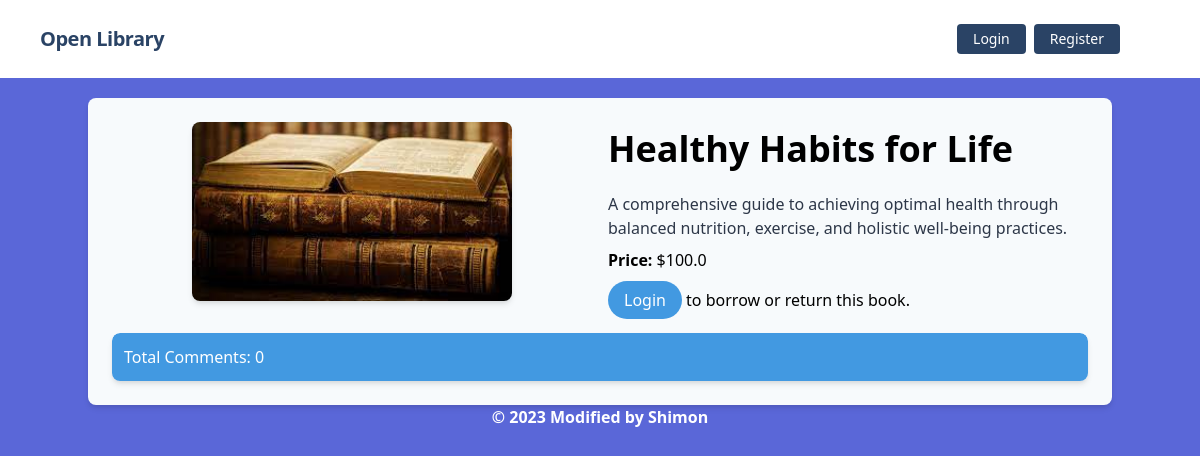
/books/book_detail/5/, run on an earlier commit of the app's database.
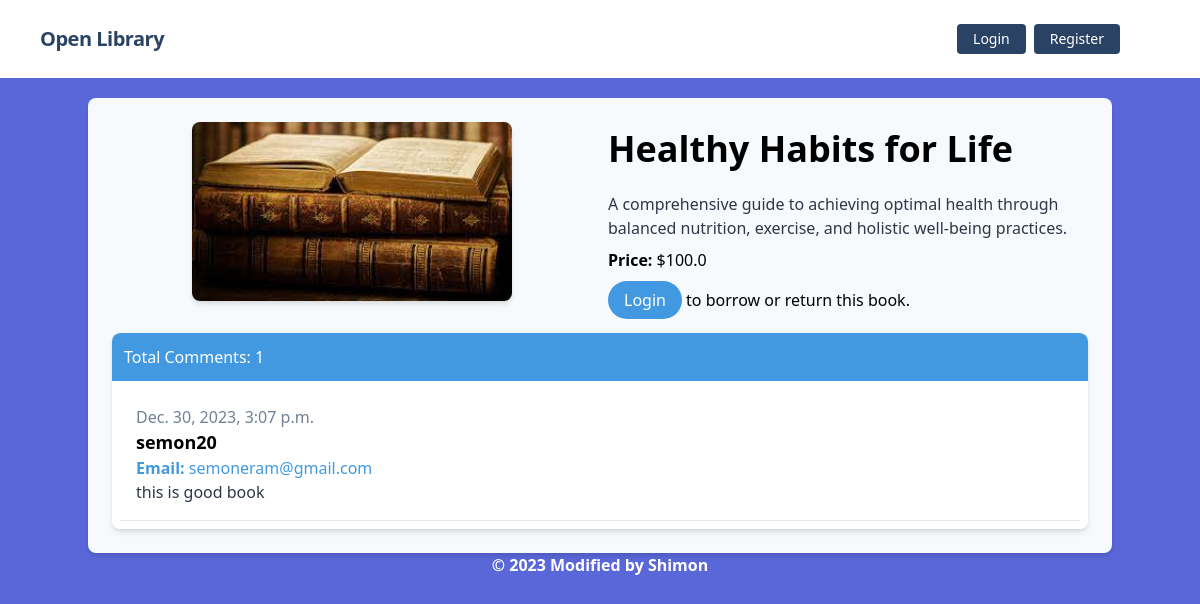
And on a later commit of the database.
### books/models.py (models this page shows, shortened)
class Book(models.Model):
    categories = models.CharField(max_length=50, choices=CATEGORY_CHOICES)
    title = models.CharField(max_length=100)
    description = models.TextField()
    image = models.ImageField(
        upload_to='books/media/uploads', blank=True, null=True)
    price = models.FloatField()
    borrowers = models.ManyToManyField(
        User, related_name='borrowed_books', blank=True)

class Comment(models.Model):
    book = models.ForeignKey(
        Book, on_delete=models.CASCADE, related_name='comments')
    user = models.ForeignKey(
        User, on_delete=models.CASCADE, null=True, blank=True)
    name = models.CharField(max_length=100)
    email = models.EmailField()
    body = models.TextField()
    created_on = models.DateTimeField(auto_now_add=True)
    class Meta:
        ordering = ['created_on']

### books/views.py (the view, shortened to what this page needs)
# urls.py: path('book_detail/<int:book_id>/', views.book_detail, name='book_detail'),
def book_detail(request, book_id):
    book = get_object_or_404(models.Book, id=book_id)
    user = request.user
    comments = models.Comment.objects.filter(book=book)
    comment_form = forms.CommentForm(initial={'user': user})
    return render(request, 'book_detail.html', {'book': book, 'comments': comments, 'comment_form': comment_form})

### books/templates/book_detail.html (shortened to what this page needs)
{% extends 'base.html' %}
{% load crispy_forms_tags %}
{% block content %}
<div class="container mt-5 bg-gray-100 p-6 rounded-lg shadow-md">
    <div class="md:flex">
        <div class="md:w-1/2 flex items-center justify-center mb-4">
            {% if book.image %}
                <img src="{{ book.image.url }}" alt="{{ book.name }} Image" class="w-full md:w-2/3 h-auto rounded-lg shadow-md">
            {% else %}
                <p>No image available.</p>
            {% endif %}
        </div>
        <div class="md:w-1/2 md:ml-4">
            <h1 class="text-4xl font-bold mb-4">{{ book.title }}</h1>
            <p class="text-gray-800">{{ book.description }}</p>
            <p class="mt-2"><strong>Price:</strong> ${{ book.price }}</p>
            {% if user.is_authenticated %}
                {% if user in book.borrowers.all %}
                    <form method="post" action="" class="mt-4">
                        {% csrf_token %}
                        <div class="text-center">
                            <button name="return_book" type="submit" class="bg-green-500 text-white px-4 py-2 rounded-full hover:bg-green-600">Return</button>
                        </div>
                    </form>
                {% else %}
                    <form method="post" action="" class="mt-4">
                        {% csrf_token %}
                        <div class="text-center">
                            <button name="borrow_now" type="submit" class="bg-blue-500 text-white px-4 py-2 rounded-full hover:bg-blue-600">Borrow Now</button>
                        </div>
                    </form>
                {% endif %}
            {% else %}
                <p class="mt-4"><a href="{% url 'login' %}" class="bg-blue-500 text-white px-4 py-2 rounded-full hover:bg-blue-600">Login</a> to borrow or return this book.</p>
            {% endif %}
        </div>
    </div>
    <div class="card mt-4 bg-white rounded-lg overflow-hidden shadow-md">
        <h5 class="p-3 bg-blue-500 text-white rounded-t-lg">Total Comments: {{ comments | length }}</h5>
        {% for comment in comments %}
            <div class="card-body border-b m-2 p-4">
                <h6 class="text-gray-600">{{ comment.created_on }}</h6>
                <p class="text-lg font-semibold">{{ comment.name }}</p>
                <p class="text-blue-500"><strong>Email:</strong> <a class="text-blue-500" href="mailto:{{ comment.email }}">{{ comment.email }}</a></p>
                <p class="text-gray-800">{{ comment.body }}</p>
            </div>
        {% endfor %}
    </div>
</div>
{% endblock %}

### core/templates/base.html (shortened to what this page needs)
{% load static %}
<!DOCTYPE html>
<html lang="en">
  <head>
    <link
      href="https://unpkg.com/tailwindcss@^1.0/dist/tailwind.min.css"
      rel="stylesheet"
    />
  </head>
  <body class="bg-indigo-600">
    {% include 'navbar.html' %} {% block body %}
    <div class="lg:container lg:mx-auto" id="main">
      {% include 'messages.html' %} {% block content %} {% endblock %}
    </div>
    {% endblock %}
    <p class="text-md text-white  text-center font-bold mb-2">
      © {% now "Y" %} Modified by Shimon
    </p>
  </body>
</html>

### core/templates/navbar.html (shortened to what this page needs)
<nav class="flex items-center justify-between flex-wrap bg-white p-6 px-10">
    <div class="flex items-center flex-shrink-0 text-white mr-6">
        <span class="font-semibold text-xl tracking-tight text-blue-900"><a href="/">Open Library</a></span>
    </div>
    <div class="w-full block flex-grow lg:flex lg:items-center lg:w-auto px-10">
        {% if request.user.is_authenticated %}
        <div class="text-md lg:flex-grow">
            <a href="{% url 'home' %}"
                class="block mt-4 lg:inline-block lg:mt-0 text-blue-900 hover:text-red-900 hover:font-black mr-4">
                Home
            </a>
            <a href="{% url 'transaction_report' %}"
                class="block mt-4 lg:inline-block lg:mt-0 text-blue-900 hover:text-red-900 hover:font-black mr-4">
                Report
            </a>
            <a href="{% url 'deposit_money' %}"
                class="block mt-4 lg:inline-block lg:mt-0 text-blue-900 hover:text-red-900 hover:font-black mr-4">
                Deposit
            </a>
        </div>
        <div class="flex w-auto">
            <div class="text-blue-900 my-auto font-black px-5">Welcome, {{ request.user.first_name }} (balance :
                {{request.user.account.balance}}) </div>
            <a href="{% url 'profile' %}"
                class="mx-2 inline-block font-medium text-sm px-4 py-2 leading-none bg-blue-900 rounded text-white border-white hover:border-transparent hover:text-dark hover:bg-red-700 mt-4 lg:mt-0">Profile</a>
            <a href="{% url 'logout' %}"
                class="mx-2 inline-block font-medium text-sm px-4 py-2 leading-none bg-blue-900 rounded text-white border-white hover:border-transparent hover:text-dark hover:bg-red-700 mt-4 lg:mt-0">Logout</a>
        </div>
        {% else %}
        <div>
            <a href="{% url 'login' %}"
                class="mr-2 inline-block font-medium text-sm px-4 py-2 leading-none bg-blue-900 rounded text-white border-white hover:border-transparent hover:text-gray-800 hover:bg-red-700 mt-4 lg:mt-0">Login</a>
        </div>
        <div>
            <a href="{% url 'register' %}"
                class="inline-block font-medium text-sm px-4 py-2 leading-none bg-blue-900 rounded text-white border-white hover:border-transparent hover:text-gray-800 hover:bg-white mt-4 lg:mt-0">Register</a>
        </div>
        {% endif %}
    </div>
</nav>

What changed in the data, as far as the page shows it:
added Comment: created_on "Dec. 30, 2023, 3:07 p.m.", name "semon20", email "semoneram@gmail.com", body "this is good book"
Also different on the page:
{{ comments | length }}: "0" → "1"
